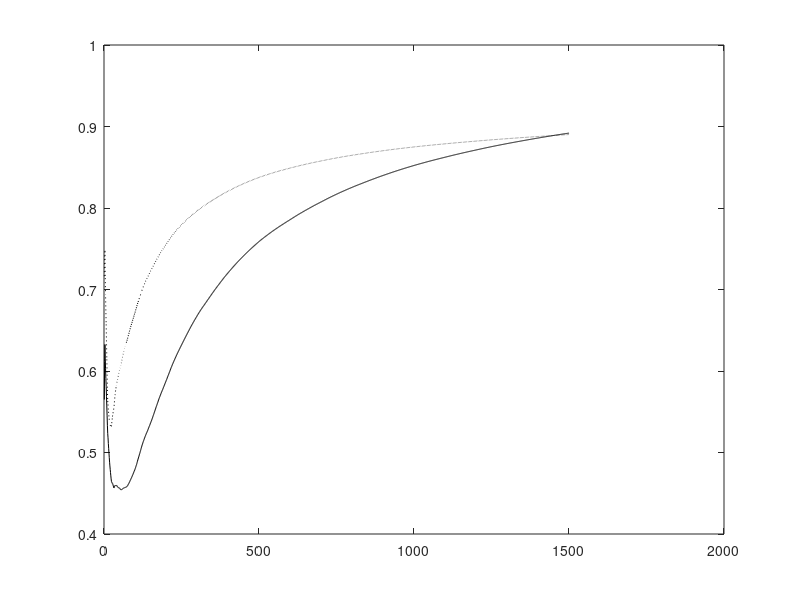

The MATLAB source for this figure: (Note: this script raises an error after producing the figure.)
% This code is written to support the experiments in the book titled:
% Adaptive Machine Learning Algorithms with Python
% by
% Chanchal Chatterjee
% December 2021
% IT - Comparison of Adaptive EVD Homogeneous, Deflated, Weighted

function evdnIT;

clear all;
close all; 

% Number of samples N and dimension D
nSamples = 500;
nDim     = 10;
nEA      = 4;
nEpochs  = 3;
randn('state',0);

% Generate the covX random matrices
covX = 3*...
[ 0.4270   0.0110  -0.0050  -0.0250   0.0890  -0.0790  -0.0190   0.0740   0.0890   0.0050 ; ...
  0.0110   5.6900  -0.0690  -0.2820  -0.7310   0.0900  -0.1240   0.1000   0.4320  -0.1030 ; ...
 -0.0050  -0.0690   0.0800   0.0980   0.0450  -0.0410   0.0230   0.0220  -0.0350   0.0120 ; ...
 -0.0250  -0.2820   0.0980   2.8000  -0.1070   0.1500  -0.1930   0.0950  -0.2260   0.0460 ; ...
  0.0890  -0.7310   0.0450  -0.1070   3.4400   0.2530   0.2510   0.3160   0.0390  -0.0100 ; ...
 -0.0790   0.0900  -0.0410   0.1500   0.2530   2.2700  -0.1800   0.2950  -0.0390  -0.1130 ; ...
 -0.0190  -0.1240   0.0230  -0.1930   0.2510  -0.1800   0.3270   0.0270   0.0260  -0.0160 ; ...
  0.0740   0.1000   0.0220   0.0950   0.3160   0.2950   0.0270   0.7270  -0.0960  -0.0170 ; ...
  0.0890   0.4320  -0.0350  -0.2260   0.0390  -0.0390   0.0260  -0.0960   0.7150  -0.0090 ; ...
  0.0050  -0.1030   0.0120   0.0460  -0.0100  -0.1130  -0.0160  -0.0170  -0.0090   0.0650 ];
    
% Compute data
[V1,D1] = eig(covX);
[d,in] = sort(diag(D1));
V = zeros(nDim, nDim);
D = zeros(nDim, nDim);
for i = 1 : nDim
    V(:,i) = V1(:, in(nDim+1-i));
    D(i,i) = D1(in(nDim+1-i), in(nDim+1-i));
end
x(1:nDim,1:nSamples) = V*sqrt(D)*randn(nDim, nSamples);

% Compute Corrl matrix and eigen vectors
corX = zeros(nDim,nDim);
for i = 1 : nSamples
   corX = corX + x(:,i)*x(:,i)'/nSamples;
end
[V1,D1] = eig(corX);
[d,in]  = sort(diag(D1));
V       = zeros(nDim,nDim);
D       = zeros(nDim,nDim);
for i = 1 : nDim
    V(:,i) = V1(:,in(nDim+1-i));
    D(i,i) = D1(in(nDim+1-i),in(nDim+1-i));
end
%corX
V(:, 1:nEA)
diag(D)'

% Adaptive algorithm
A = zeros(nDim,nDim);
W1 = 0.1 * ones(nDim,nEA);
W2 = W1;
W3 = W1;
W4 = eye(nDim,nEA);
C  = diag(2.3-0.3*[1:nEA])
I  = eye(nEA,nEA);
mu = 1;
for epoch = 1 : nEpochs
    for iter = 1 : nSamples
        cnt = nSamples*(epoch-1) + iter;
      
        A = A + (1.0/cnt)*((x(:,iter) * x(:,iter)') - A);
        etat1 = 1.0/(40 + cnt);
        etat2 = 1.0/(40 + cnt);
        
        % Homogeneous Gradient Descent
        W1 = W1 + etat1*(A*W1 - W1*(W1'*A*W1)) * inv(diag(diag(W1'*A*W1)));
      
        % Deflated Gradient Descent
        W2 = W2 + etat1*(A*W2 - W2*triu(W2'*A*W2)) * inv(diag(diag(W2'*A*W2)));
      
        % Weighted Gradient Descent
        W3 = W3 + etat2*(A*W3*C - W3*C*(W3'*A*W3)) * inv(diag(diag(W3'*A*W3)));
      
        % Weighted Gradient Descent
        %W4 = W4 + etat2*(A*W4*C- W4*C*(W4'*A*W4)) * inv(W4'*A*W4);
      
        for i = 1 : nEA      
            u1 = W1(:,i)/norm(W1(:,i));
            u2 = W2(:,i)/norm(W2(:,i));
            u3 = W3(:,i)/norm(W3(:,i));
            u4 = W4(:,i)/norm(W4(:,i));
            cos_t1(i,cnt) = abs(u1'*V(:,i));
            cos_t2(i,cnt) = abs(u2'*V(:,i));
            cos_t3(i,cnt) = abs(u3'*V(:,i));
            %cos_t4(i,cnt) = abs(u4'*V(:,i));
        end
        ind(cnt) = cnt;
    end
end

W1byNorm = W1*sqrt(inv(diag(diag(W1'*W1))))
V1to4 = V(:,1:nEA)
W2byNorm = W2*sqrt(inv(diag(diag(W2'*W2))))
V1to4 = V(:,1:nEA)
W3byNorm = W3*sqrt(inv(diag(diag(W3'*W3))))
V1to4 = V(:,1:nEA)
%W4byNorm = W4*sqrt(inv(diag(diag(W4'*W4))))
%V1to4 = V(:,1:nEA)

W1W1 = (W1'*W1)
W2W2 = (W2'*W2)
W3W3 = (W3'*W3)
%W4W4 = (W4'*W4)

EstL1 = (diag(W1'*A*W1) ./ diag(W1'*W1))'
EstL2 = (diag(W2'*A*W2) ./ diag(W2'*W2))'
EstL3 = (diag(W3'*A*W3) ./ diag(W3'*W3))'
%EstL4 = (diag(W4'*A*W4) ./ diag(W4'*W4))'
ActL  = diag(D(:,1:nEA))'

% ALL PLOTS

if (1)
   
% Plot the convergence results
figure(1);
plot(ind,cos_t2(1,:),'k-'); hold on;
plot(ind,cos_t3(1,:),'k:'); hold on;
%plot(ind,cos_t4(1,:),'k-.'); hold on;
plot(0,1,'k-'); hold on;
legend('Deflated','Weighted',0);
xlabel('Number of Samples');
ylabel('Direction Cosine - Component 1');
hold off;

% Plot the convergence results
figure(2);
plot(ind,cos_t2(2,:),'k-'); hold on;
plot(ind,cos_t3(2,:),'k:'); hold on;
%plot(ind,cos_t4(2,:),'k-.'); hold on;
plot(0,1,'k-'); hold on;
legend('Deflated','Weighted',0);
xlabel('Number of Samples');
ylabel('Direction Cosine - Component 2');
hold off;

% Plot the convergence results
figure(3);
plot(ind,cos_t2(3,:),'k-'); hold on;
plot(ind,cos_t3(3,:),'k:'); hold on;
%plot(ind,cos_t4(3,:),'k-.'); hold on;
plot(0,1,'k-'); hold on;
legend('Deflated','Weighted',0);
xlabel('Number of Samples');
ylabel('Direction Cosine - Component 3');
hold off;

% Plot the convergence results
figure(4);
plot(ind,cos_t2(4,:),'k-'); hold on;
plot(ind,cos_t3(4,:),'k:'); hold on;
%plot(ind,cos_t4(4,:),'k-.'); hold on;
plot(0,1,'k-'); hold on;
legend('Deflated','Weighted',0);
xlabel('Number of Samples');
ylabel('Direction Cosine - Component 4');
hold off;

else

% Plot the convergence results
figure(1);
plot(ind,cos_t1(1,:),'r:'); hold on;
plot(ind,cos_t2(1,:),'g-'); hold on;
plot(ind,cos_t3(1,:),'b--'); hold on;
legend('Symmetric','Deflated','Weighted',0);
xlabel('Number of Samples');
ylabel('Direction Cosine - Component 1');
hold off;

% Plot the convergence results
figure(2);
plot(ind,cos_t1(2,:),'r:'); hold on;
plot(ind,cos_t2(2,:),'g-'); hold on;
plot(ind,cos_t3(2,:),'b--'); hold on;
legend('Symmetric','Deflated','Weighted',0);
xlabel('Number of Samples');
ylabel('Direction Cosine - Component 2');
hold off;

% Plot the convergence results
figure(3);
plot(ind,cos_t1(3,:),'r:'); hold on;
plot(ind,cos_t2(3,:),'g-'); hold on;
plot(ind,cos_t3(3,:),'b--'); hold on;
legend('Symmetric','Deflated','Weighted',0);
xlabel('Number of Samples');
ylabel('Direction Cosine - Component 3');
hold off;

% Plot the convergence results
figure(4);
plot(ind,cos_t1(4,:),'r:'); hold on;
plot(ind,cos_t2(4,:),'g-'); hold on;
plot(ind,cos_t3(4,:),'b--'); hold on;
legend('Symmetric','Deflated','Weighted',0);
xlabel('Number of Samples');
ylabel('Direction Cosine - Component 4');
hold off;

end

%keyboard




  